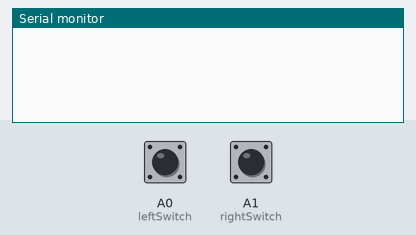
This sketch was run on a simulated Arduino Uno, built with avr-gcc and run on an emulated ATmega328P. Parts: the last lines printed to the serial monitor. The inputs (shaded band) are chosen by the test bench; at power-on: A0 (leftSwitch) LOW, A1 (rightSwitch) LOW.

Above: at 1.2 s.
1.3 s: A0 (leftSwitch) pulled HIGH for 0.15 s
At 2.5 s:
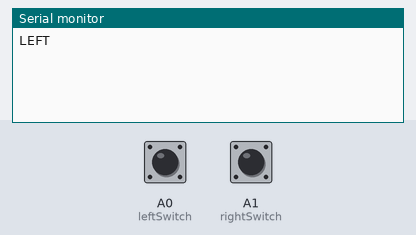
2.9 s: A1 (rightSwitch) pulled HIGH for 0.15 s
At 4.0 s:
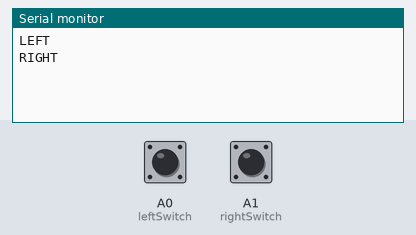

Measured:
- after the input at 1.3 s, the serial monitor: prints a new line at once (image 1)
- after the input at 2.9 s, the serial monitor: prints a new line at once (image 2)

The sketch:

ARDUINO_CODE.ino
```cpp
/*
   INTRO TO IM
   NYU ABU DHABI, SPRING 2021

   AYUSH PANDEY
   TETRIS RUSH WITH ARDUINO AND PROCESSING
   APR 13, 2021
*/

#define leftSwitch A0     // switch to move LEFT, (BLUE) pin
#define rightSwitch A1    // switch to move RIGHT, (YELLOW) pin

void setup() {
  // setting pin mode of switches as INPUT
  pinMode(leftSwitch, INPUT);
  pinMode(rightSwitch, INPUT);

  Serial.begin(9600);
}

void loop() {
  if (digitalRead(leftSwitch) == HIGH) {    // if left switch is pressed
    Serial.println("LEFT");                 // sending data as LEFT
    delay(200);
  } else if (digitalRead(rightSwitch) == HIGH) {  // if right switch is pressed
    Serial.println("RIGHT");                // sending data as RIGHT
    delay(200);
  }
}
```
